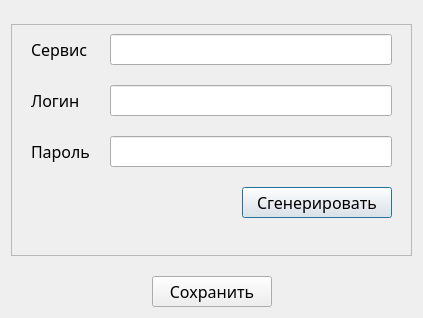
<?xml version="1.0" encoding="UTF-8"?>
<ui version="4.0">
 <class>PasswordDialog</class>
 <widget class="QDialog" name="PasswordDialog">
  <property name="geometry">
   <rect>
    <x>0</x>
    <y>0</y>
    <width>423</width>
    <height>318</height>
   </rect>
  </property>
  <property name="font">
   <font>
    <family>Microsoft YaHei UI Light</family>
    <pointsize>12</pointsize>
   </font>
  </property>
  <property name="windowTitle">
   <string>title</string>
  </property>
  <layout class="QVBoxLayout" name="verticalLayout">
   <item>
    <spacer name="verticalSpacer">
     <property name="orientation">
      <enum>Qt::Vertical</enum>
     </property>
     <property name="sizeHint" stdset="0">
      <size>
       <width>20</width>
       <height>40</height>
      </size>
     </property>
    </spacer>
   </item>
   <item>
    <widget class="QFrame" name="frame">
     <property name="frameShape">
      <enum>QFrame::StyledPanel</enum>
     </property>
     <property name="frameShadow">
      <enum>QFrame::Raised</enum>
     </property>
     <layout class="QVBoxLayout" name="verticalLayout_2">
      <item>
       <layout class="QFormLayout" name="formLayout">
        <property name="horizontalSpacing">
         <number>20</number>
        </property>
        <property name="verticalSpacing">
         <number>20</number>
        </property>
        <property name="leftMargin">
         <number>10</number>
        </property>
        <property name="rightMargin">
         <number>10</number>
        </property>
        <item row="0" column="0">
         <widget class="QLabel" name="label">
          <property name="text">
           <string>Сервис</string>
          </property>
         </widget>
        </item>
        <item row="0" column="1">
         <widget class="QLineEdit" name="serviceEdit"/>
        </item>
        <item row="1" column="0">
         <widget class="QLabel" name="label_2">
          <property name="text">
           <string>Логин</string>
          </property>
         </widget>
        </item>
        <item row="1" column="1">
         <widget class="QLineEdit" name="loginEdit"/>
        </item>
        <item row="4" column="0">
         <widget class="QLabel" name="label_3">
          <property name="text">
           <string>Пароль</string>
          </property>
         </widget>
        </item>
        <item row="4" column="1">
         <widget class="QLineEdit" name="passEdit"/>
        </item>
        <item row="5" column="1">
         <layout class="QHBoxLayout" name="horizontalLayout_2">
          <item>
           <spacer name="horizontalSpacer_2">
            <property name="orientation">
             <enum>Qt::Horizontal</enum>
            </property>
            <property name="sizeHint" stdset="0">
             <size>
              <width>40</width>
              <height>20</height>
             </size>
            </property>
           </spacer>
          </item>
          <item>
           <widget class="QPushButton" name="genButton">
            <property name="minimumSize">
             <size>
              <width>150</width>
              <height>0</height>
             </size>
            </property>
            <property name="toolTip">
             <string>Сгенерировать надёжный пароль</string>
            </property>
            <property name="text">
             <string>Сгенерировать</string>
            </property>
           </widget>
          </item>
         </layout>
        </item>
       </layout>
      </item>
      <item>
       <widget class="QLabel" name="label_4">
        <property name="text">
         <string/>
        </property>
        <property name="scaledContents">
         <bool>false</bool>
        </property>
        <property name="alignment">
         <set>Qt::AlignCenter</set>
        </property>
       </widget>
      </item>
     </layout>
    </widget>
   </item>
   <item>
    <spacer name="verticalSpacer_2">
     <property name="orientation">
      <enum>Qt::Vertical</enum>
     </property>
     <property name="sizeHint" stdset="0">
      <size>
       <width>20</width>
       <height>40</height>
      </size>
     </property>
    </spacer>
   </item>
   <item>
    <layout class="QHBoxLayout" name="horizontalLayout">
     <item>
      <spacer name="horizontalSpacer">
       <property name="orientation">
        <enum>Qt::Horizontal</enum>
       </property>
       <property name="sizeHint" stdset="0">
        <size>
         <width>40</width>
         <height>20</height>
        </size>
       </property>
      </spacer>
     </item>
     <item>
      <widget class="QPushButton" name="saveButton">
       <property name="minimumSize">
        <size>
         <width>120</width>
         <height>0</height>
        </size>
       </property>
       <property name="text">
        <string>Сохранить</string>
       </property>
      </widget>
     </item>
     <item>
      <spacer name="horizontalSpacer_3">
       <property name="orientation">
        <enum>Qt::Horizontal</enum>
       </property>
       <property name="sizeHint" stdset="0">
        <size>
         <width>40</width>
         <height>20</height>
        </size>
       </property>
      </spacer>
     </item>
    </layout>
   </item>
  </layout>
 </widget>
 <resources/>
 <connections/>
</ui>
